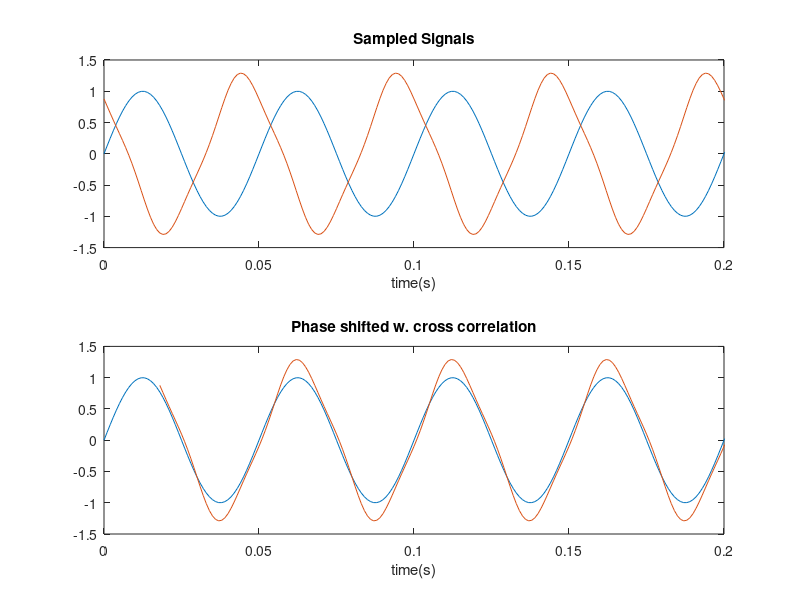

The MATLAB script that drew this image:
Fs = 1000;
t = 0:(1/Fs):1;
f = 20;
phase_shift = 127 * pi / 180;
sig1 = 1.0 * sin(2 * pi * f * t); %+ 0.1 * sin(2 * pi * (3*f * t + rand()));
sig2 = 1.2 * sin(2 * pi * f * t + phase_shift) + 0.1 * sin(2 * pi * (3*f * t + rand())); 
x = xcorr( sig1, sig2, 'coeff'); 
[foo, ndx] = max( x);
tx = linspace( -t(end), t(end), 2*length(t) -1);
time_lag = tx(ndx);

%
figure;
subplot(2,1,1);
plot(t, sig1, t, sig2);
title('Sampled Signals');
xlim([0 0.2]);
xlabel('time(s)');
%
% subplot(3,1,2); 
% plot(tx, x);
% xlim([0 0.2]);
% xlabel('time(s)');
%
subplot(2,1,2); 


plot(t, sig1, t+tx(ndx), sig2)
title('Phase shifted w. cross correlation');
xlim([0 0.2]);
xlabel('time(s)');